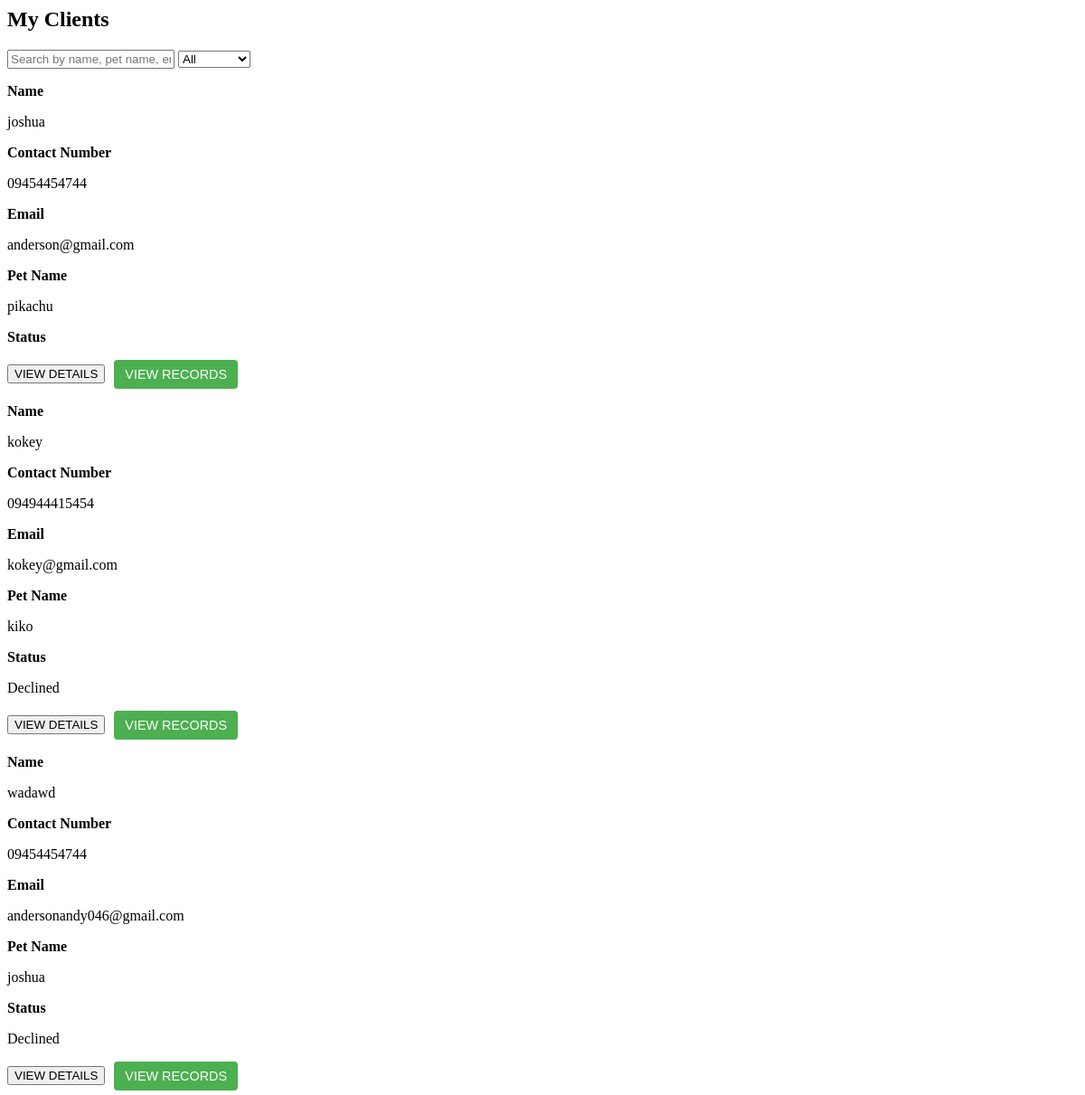
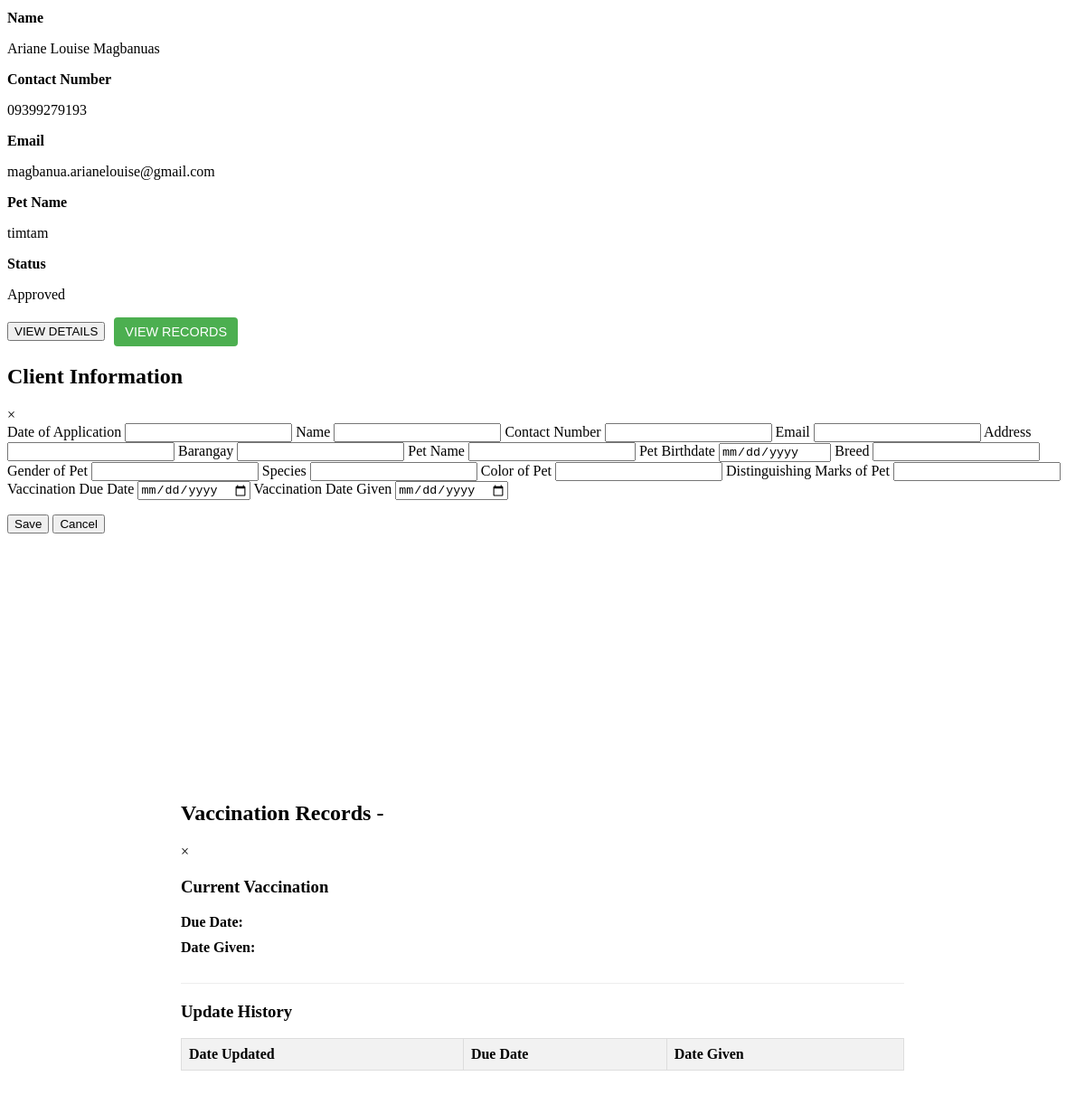
/vetpages/Clients.php, run on the app's committed database (2 pictures, top to bottom).
### tables this page shows
CREATE TABLE `pets_info` (
  `pet_id` int(11) NOT NULL,
  `pets_UserID` int(11) NOT NULL,
  `pet_photo_owner` varchar(255) DEFAULT NULL,
  `pet_validIDName` varchar(255) DEFAULT NULL,
  `pet_date_application` date NOT NULL,
  `pet_owner_name` varchar(60) NOT NULL,
  `pet_owner_age` int(11) NOT NULL,
  `pet_owner_gender` varchar(60) NOT NULL,
  `pet_owner_birthday` date NOT NULL,
  `pet_owner_telMobile` varchar(60) NOT NULL,
  `pet_owner_email` varchar(60) NOT NULL,
  `pet_owner_home_address` varchar(60) NOT NULL,
  `pet_owner_barangay` varchar(255) NOT NULL,
  `pet_name` varchar(60) NOT NULL,
  `pet_age` varchar(60) NOT NULL,
  `pet_gender` varchar(60) NOT NULL,
  `pet_species` varchar(60) NOT NULL,
  `pet_breed` varchar(60) NOT NULL,
  `pet_weight` varchar(60) NOT NULL,
  `pet_color` varchar(60) NOT NULL,
  `pet_marks` varchar(60) NOT NULL,
  `pet_birthday` date NOT NULL,
  `pet_antiRabies_vac_date` date NOT NULL,
  `pet_antiRabies_expi_date` date NOT NULL,
  `pet_antiRabPic` varchar(255) DEFAULT NULL,
  `pet_vet_clinic` varchar(255) NOT NULL,
  `pet_vet_name` varchar(60) NOT NULL,
  `pet_vet_clinic_address` varchar(255) NOT NULL,
  `pet_vet_contact_info` varchar(255) NOT NULL,
  `pet_owner_signature` varchar(255) DEFAULT NULL,
  `pet_date_signed` date NOT NULL,
  `pet_qr_code` varchar(255) DEFAULT NULL,
  `pet_status` varchar(255) NOT NULL DEFAULT 'pending',
  `pet_display_status` int(11) NOT NULL DEFAULT 1 COMMENT '0=deleted, 1=exist'
);

### api/config/dbconnect.php (called while the page is built, shortened)
<?php
class db_connect
{
    public $host = db_host;
    public $user = db_user;
    public $pass = db_pass;
    public $name = db_name;
    public function connect()
    {
        try {
            $this->conn = new mysqli($this->host, $this->user, $this->pass, $this->name);
        } catch (\Throwable $th) {
            header("Location:setup.php");
        }
    }
}
?>

### api/config/class.php (called while the page is built, shortened)
<?php
include ('dbconnect.php');
class global_class extends db_connect
{
    public function fetch_all_pets_info()
    {
        $query = $this->conn->prepare("SELECT * from pets_info where (pet_status ='accept_by_lgu' OR pet_status ='declined_by_lgu' OR pet_status ='declined_by_vet' OR pet_status ='accept_by_vet')AND pet_display_status=1");
        if ($query->execute()) {
            $result = $query->get_result();
            return $result;
        }
    }
}

### vetpages/Clients.php (the view, shortened to what this page needs)
<section>
    <h1 class="heading">My <span>Clients</span></h1>
    <div class="search-sort-container">
        <input type="text" id="searchBox" placeholder="Search by name, pet name, email, contact number, barangay...">
        <select id="statusFilter">
            <option value="all">All</option>
        </select>
    </div>
    <div class="client-list">
    <?php
        $db = new global_class();
         $fetch_pets = $db->fetch_all_pets_info();
         if (mysqli_num_rows($fetch_pets) > 0):
              foreach ($fetch_pets as $pets):
        ?>
        <div class="client-card" data-status="<?= ($pets['pet_status'] === 'accept_by_lgu') ? 'approved' : ($pets['pet_status'] === 'pending' ? 'pending' : 'declined') ?>">
            <div class="client-info">
                <div class="client-details">
                    <p><strong>Name</strong></p>
                    <p><?= $pets['pet_owner_name'] ?></p>
                </div>
                <div class="client-details">
                    <p><strong>Contact Number</strong></p>
                    <p><?= $pets['pet_owner_telMobile'] ?></p>
                </div>
                <div class="client-details">
                    <p><strong>Email</strong></p>
                    <p><?= $pets['pet_owner_email'] ?></p>
                </div>
                <div class="client-details">
                    <p><strong>Pet Name</strong></p>
                    <p><?= $pets['pet_name'] ?></p>
                </div>
                <div class="client-details">
                    <p><strong>Status</strong></p>
                    <p>
                        <?php
                        if ($pets['pet_status'] === "accept_by_lgu") {
                            echo "Approved";
                        } elseif ($pets['pet_status'] === "pending" || $pets['pet_status'] === "accept_by_vet") {
                            echo "Pending";
                        } elseif ($pets['pet_status'] === "declined_by_vet") {
                            echo "Declined";
                        }
                        ?>
                    </p>
                </div>
            </div>
            <div class="actions">
                <div class="action-buttons">
                    <button class="view-details"
                        data-pet-id="<?= $pets['pet_id'] ?>"
                        data-petOwner='<?= $pets['pet_owner_name'] ?>'
                        data-pet_owner_telMobile='<?= $pets['pet_owner_telMobile'] ?>'
                        data-pet_owner_email='<?= $pets['pet_owner_email'] ?>'
                        data-pet_owner_home_address='<?= $pets['pet_owner_home_address'] ?>'
                        data-pet_owner_barangay='<?= $pets['pet_owner_barangay'] ?>'
                        data-pet_name='<?= $pets['pet_name'] ?>'
                        data-pet_birthday='<?= $pets['pet_birthday'] ?>'
                        data-pet_breed='<?= $pets['pet_breed'] ?>'
                        data-pet_gender='<?= $pets['pet_gender'] ?>'
                        data-pet_species='<?= $pets['pet_species'] ?>'
                        data-pet_color='<?= $pets['pet_color'] ?>'
                        data-pet_marks='<?= $pets['pet_marks'] ?>'
                        data-pet_antiRabies_expi_date='<?= $pets['pet_antiRabies_expi_date'] ?>'
                        data-pet_antiRabies_vac_date='<?= $pets['pet_antiRabies_vac_date'] ?>'
                        data-pet_date_application='<?= $pets['pet_date_application'] ?>'
                    >VIEW DETAILS</button>
                    <button class="view-records"
                        data-pet-id="<?= $pets['pet_id'] ?>"
                        data-pet-name="<?= $pets['pet_name'] ?>"
                        data-pet-owner="<?= $pets['pet_owner_name'] ?>"
                        data-vaccine-due="<?= $pets['pet_antiRabies_expi_date'] ?>"
                        data-vaccine-given="<?= $pets['pet_antiRabies_vac_date'] ?>"
                        style="
                            background: #4CAF50;
                            color: white;
                            border: none;
                            padding: 8px 12px;
                            border-radius: 4px;
                            cursor: pointer;
                            font-size: 0.9rem;
                            margin-left: 5px;
                            transition: background 0.3s;
                        "
                    >VIEW RECORDS</button>
                </div>
            </div>
        </div>
        <?php
              endforeach;
            ?>
        <?php else: ?>
            <tr>
                <td colspan="5" class="p-2">No record found.</td>
            </tr>
        <?php endif; ?>
    </div>
</section>
<div id="clientModal" class="approval-modal">
    <div class="client-modal-content">
        <div class="client-modal-header">
            <h2>Client Information</h2>
            <span class="client-close close-clientModal">&times;</span>
        </div>
        <div class="client-modal-body">
        <form id="FrmupdatePetInfo">
            <label for="client-date-application">Date of Application</label>
            <input type="text" id="client-date-application" readonly>
            <label for="client-name">Name</label>
            <input type="text" id="client-name" name="client_name"  readonly>
            <label for="client-contact">Contact Number</label>
            <input type="text" id="client-contact" name="client_contact"  readonly>
            <label for="client-email">Email</label>
            <input type="email" id="client-email" name="client_email" readonly>
            <label for="client-address">Address</label>
            <input type="text" id="client-address" name="client_address" readonly>
            <label for="client-barangay">Barangay</label>
            <input type="text" id="client-barangay" name="client_barangay" readonly>
            <label for="client-pet-name">Pet Name</label>
            <input type="text" id="client-pet-name" name="pet_petname" readonly>
            <label for="client-birthdate">Pet Birthdate</label>
            <input type="date" id="client-birthdate" name="pet_birthdate" readonly>
            <label for="client-breed">Breed</label>
            <input type="text" id="client-breed" name="pet_breed" readonly>
            <label for="client-gender">Gender of Pet</label>
            <input type="text" id="client-gender" name="pet_gender" readonly>
            <label for="client-species">Species</label>
            <input type="text" id="client-species" name="pet_species" readonly>
            <label for="client-color">Color of Pet</label>
            <input type="text" id="client-color" name="pet_color" readonly>
            <label for="client-mark">Distinguishing Marks of Pet</label>
            <input type="text" id="client-mark" name="pet_marks" readonly>
            <label for="client-vaccine-due">Vaccination Due Date</label>
            <input type="date" id="client-vaccine-due" name="update_client-vaccine-due">
            <label for="client-vaccine-given">Vaccination Date Given</label>
            <input type="date" id="client-vaccine-given" name="update_client-vaccine-given">
        </div>
        <div class="client-modal-footer">
            <button type="submit" >Save</button>
            <button type="button"id="client-cancelBtn" class="close-clientModal view-details">Cancel</button>
        </div>
    </div>
</div>
<div id="vaccinationModal" class="approval-modal">
    <div class="client-modal-content" style="max-width: 800px; margin: 25% auto;">
        <div class="client-modal-header">
            <h2>Vaccination Records - <span id="vaccination-pet-name"></span></h2>
            <span class="client-close close-vaccinationModal">&times;</span>
        </div>
        <div class="client-modal-body">
            <div class="current-vaccination">
                <h3>Current Vaccination</h3>
                <div class="record-item">
                    <label>Due Date:</label>
                </div>
                <div class="record-item">
                    <label>Date Given:</label>
                </div>
            </div>
            <div class="vaccination-history">
                <h3>Update History</h3>
                <table class="records-table">
                    <thead>
                        <tr>
                            <th>Date Updated</th>
                            <th>Due Date</th>
                            <th>Date Given</th>
                        </tr>
                    </thead>
                </table>
            </div>
        </div>
    </div>
</div>

### vetpages/Clients.php (style rules this page uses)
.vaccination-history { margin-top: 20px; }
.records-table { width: 100%; border-collapse: collapse; margin-top: 10px; }
.records-table th, .records-table td { border: 1px solid #ddd; padding: 8px; text-align: left; }
.records-table th { background-color: #f2f2f2; }
.current-vaccination { margin-bottom: 20px; padding-bottom: 20px; border-bottom: 1px solid #eee; }
.record-item { margin: 10px 0; display: flex; align-items: center; }
.record-item label { width: 120px; font-weight: bold; }
.action-buttons { display: flex; align-items: center; gap: 5px; }

### data on the page
pets_info: pet_owner_name "joshua", pet_owner_telMobile "09454454744", pet_owner_email "anderson@gmail.com", pet_name "pikachu"
pets_info: pet_owner_name "kokey", pet_owner_telMobile "094944415454", pet_owner_email "kokey@gmail.com", pet_name "kiko", pet_status "Declined"
pets_info: pet_owner_name "wadawd", pet_owner_telMobile "09454454744", pet_owner_email "andersonandy046@gmail.com", pet_name "joshua", pet_status "Declined"
pets_info: pet_owner_name "Ariane Louise Magbanuas", pet_owner_telMobile "09399279193", pet_owner_email "magbanua.arianelouise@gmail.com", pet_name "timtam", pet_status "Approved"
